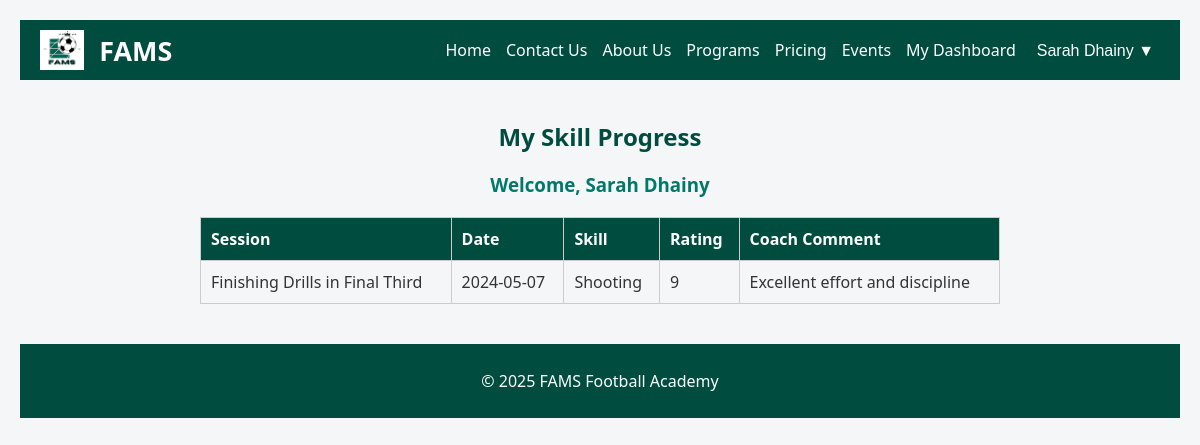
/Dashboards/Myprogress.php (signed in), run on the app's committed database.
### tables this page shows
CREATE TABLE `users` (
  `id` int(11) NOT NULL,
  `full_name` varchar(100) NOT NULL,
  `father_name` varchar(100) NOT NULL,
  `gender` enum('Male','Female','Other') NOT NULL,
  `age` int(11) NOT NULL,
  `email` varchar(100) NOT NULL,
  `password_hash` varchar(255) NOT NULL,
  `created_at` timestamp NOT NULL DEFAULT current_timestamp(),
  `role` enum('NONE','Admin','Player','Coach') NOT NULL DEFAULT 'NONE',
  `plan` enum('U15','U18','U21','NONE') DEFAULT 'NONE',
  `total_attended` int(11) DEFAULT 0,
  `total_absent` int(11) DEFAULT 0,
  `coach_type` enum('Head Coach','Assistant Coach','Goalkeeping Coach','Fitness Coach') DEFAULT NULL,
  `coach_team` enum('U15','U18','U21') DEFAULT NULL
);

CREATE TABLE `player_progress` (
  `id` int(11) NOT NULL,
  `user_id` int(11) NOT NULL,
  `session_id` int(11) DEFAULT NULL,
  `date` date NOT NULL,
  `skill_area` enum('Dribbling','Passing','Shooting','Stamina','Tactical','Discipline') NOT NULL,
  `rating` tinyint(4) DEFAULT NULL CHECK (`rating` between 1 and 10),
  `notes` text DEFAULT NULL
);

CREATE TABLE `training_sessions` (
  `id` int(11) NOT NULL,
  `session_date` date NOT NULL,
  `session_type` varchar(100) NOT NULL,
  `team` enum('U15','U18','U21','NONE') DEFAULT 'NONE',
  `status` enum('Scheduled','In Progress','Completed') NOT NULL DEFAULT 'Scheduled'
);

### Dashboards/Myprogress.php (the view, shortened to what this page needs)
<?php
include '../includes/db.php';
include  '../includes/header.php';;
$user_id = $_SESSION['user_id'] ?? null;
$stmt = $conn->prepare("SELECT role, full_name FROM users WHERE id = ?");
$stmt->bind_param("i", $user_id);
$stmt->execute();
$stmt->bind_result($role, $name);
$stmt = $conn->prepare("
    SELECT ts.session_type, pp.date, pp.skill_area, pp.rating, pp.notes
    FROM player_progress pp
    JOIN training_sessions ts ON pp.session_id = ts.id
    WHERE pp.user_id = ?
    ORDER BY pp.date DESC
");
$stmt->bind_param("i", $user_id);
$stmt->execute();
$result = $stmt->get_result();
$progress = $result->fetch_all(MYSQLI_ASSOC);
?>
<h2>My Skill Progress</h2>
<h3>Welcome, <?= htmlspecialchars($name) ?></h3>
<?php if (empty($progress)): ?>
    <p class="no-progress">No progress records yet. Your coach will update them after training.</p>
<?php else: ?>
    <table class="progress-table">
        <thead>
            <tr>
                <th>Session</th>
                <th>Date</th>
                <th>Skill</th>
                <th>Rating</th>
                <th>Coach Comment</th>
            </tr>
        </thead>
        <tbody>
            <?php foreach ($progress as $p): ?>
                <tr>
                    <td><?= htmlspecialchars($p['session_type']) ?></td>
                    <td><?= htmlspecialchars($p['date']) ?></td>
                    <td><?= htmlspecialchars($p['skill_area']) ?></td>
                    <td><?= htmlspecialchars($p['rating']) ?></td>
                    <td><?= htmlspecialchars($p['notes']) ?></td>
                </tr>
            <?php endforeach; ?>
        </tbody>
    </table>
<?php endif; ?>
<?php include '../includes/footer.php'; ?>

### assets/css/style.css (style rules this page uses)
body { font-family: "DM Sans", sans-serif; margin: 0; padding: 0; background: #f5f5f5; }
table { width: 100%; border-collapse: collapse; margin-bottom: 10px; }
table th, table td { padding: 10px; border: 1px solid #ccc; text-align: left; }
table th { background-color: #004d40; color: white; }
body { font-family: 'Segoe UI', Tahoma, Geneva, Verdana, sans-serif; background-color: #f4f6f8; margin: 0; padding: 20px; color: #333; }
h2 { text-align: center; color: #004d40; margin-bottom: 30px; }
.progress-table { width: 100%; border-collapse: collapse; margin-top: 10px; }
.progress-table th, .progress-table td { padding: 10px; border: 1px solid #ccc; text-align: left; }
.progress-table th { background-color: #004d40; color: white; }
.equipment-form, table { width: 100%; max-width: 800px; margin: 20px auto; }

### Dashboards/Myprogress.php (style rules this page uses)
h2 { text-align: center; color: #004d40; margin-bottom: 10px; }
h3 { text-align: center; color: #00796b; }
.progress-table { width: 100%; border-collapse: collapse; margin-top: 20px; }
.progress-table th, .progress-table td { padding: 10px; border: 1px solid #ccc; text-align: left; }
.progress-table th { background-color: #004d40; color: white; }

### data on the page
users: full_name "Sarah Dhainy"
player_progress: session.session_type "Finishing Drills in Final Third", date "2024-05-07", skill_area "Shooting", rating "9", notes "Excellent effort and discipline"

### other printed values
$_SESSION['user_name'] "Sarah Dhainy"
